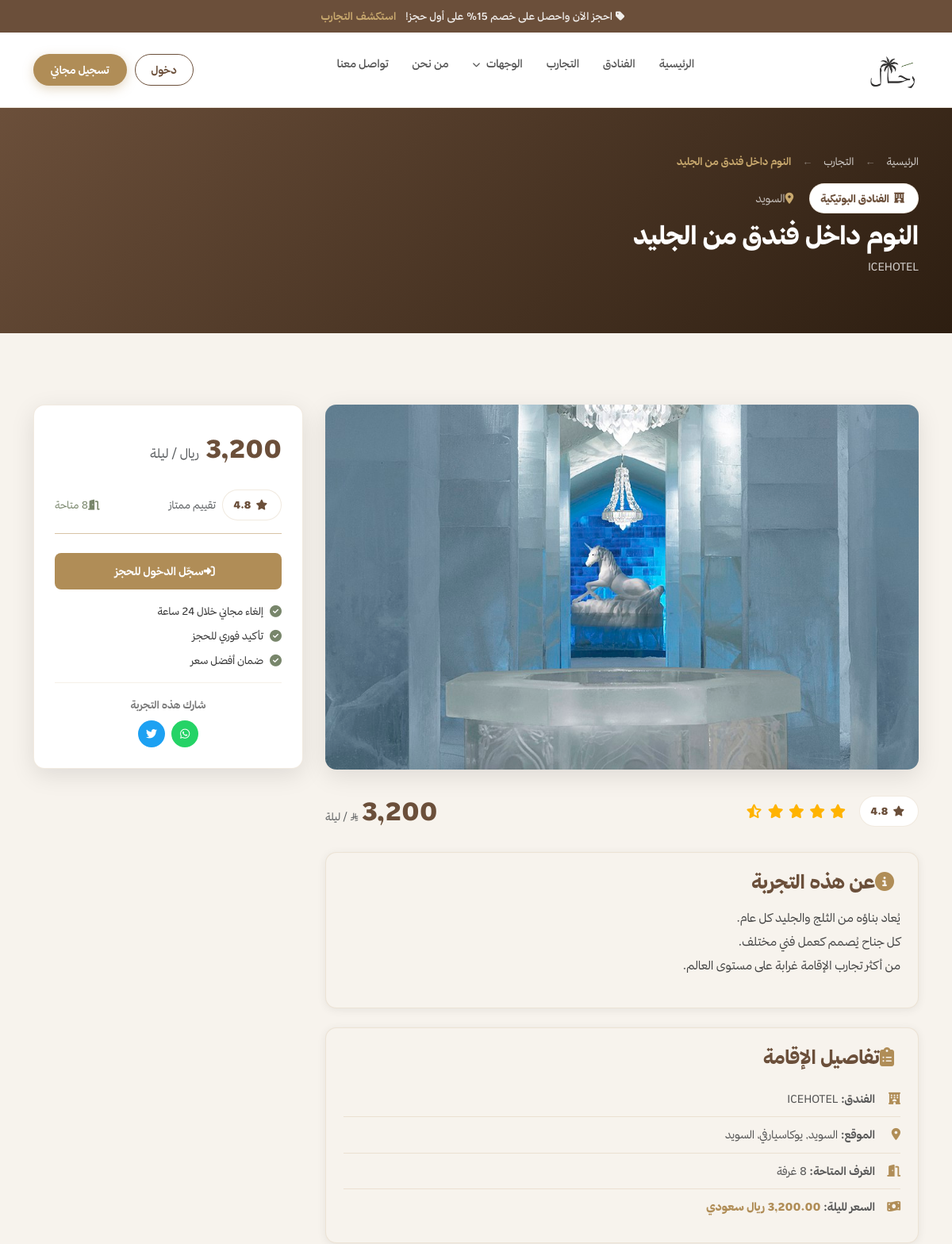
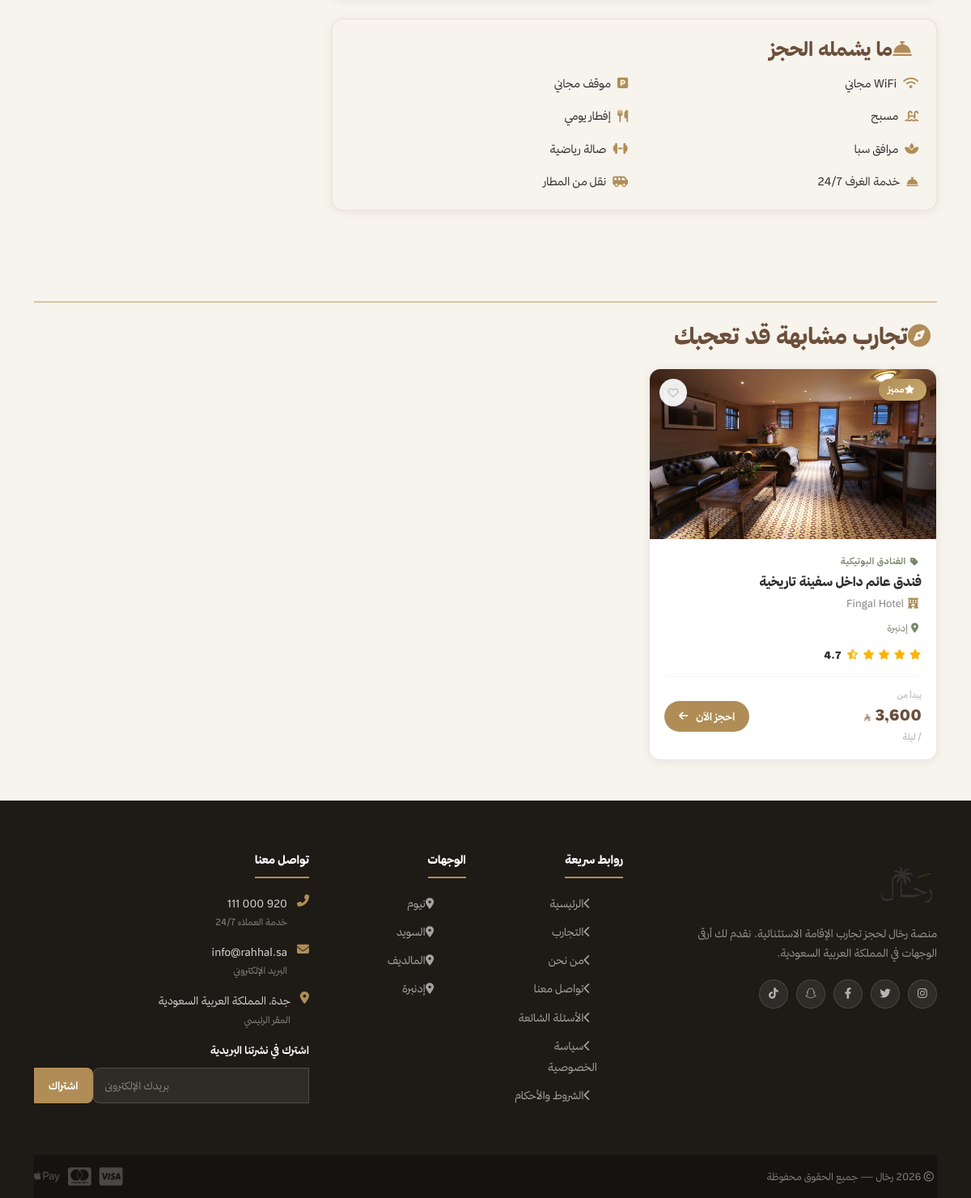
The page /pages/experience-details.php?id=12 on the database its author committed (2 pictures, top to bottom).
### tables this page shows
CREATE TABLE experiences (
    experience_id INT AUTO_INCREMENT PRIMARY KEY,
    category_id INT NOT NULL,
    title VARCHAR(300) NOT NULL,
    hotel_name VARCHAR(300) NOT NULL,
    description TEXT NOT NULL,
    city VARCHAR(100) NOT NULL,
    address VARCHAR(500),
    image VARCHAR(500) DEFAULT 'default.jpg',
    price_per_night DECIMAL(10,2) NOT NULL,
    rating DECIMAL(3,1) DEFAULT 4.5,
    available_rooms INT DEFAULT 10,
    is_featured TINYINT(1) DEFAULT 0,
    created_at TIMESTAMP DEFAULT CURRENT_TIMESTAMP,
    FOREIGN KEY (category_id) REFERENCES categories(category_id) ON DELETE CASCADE
);

CREATE TABLE categories (
    category_id INT AUTO_INCREMENT PRIMARY KEY,
    category_name VARCHAR(200) NOT NULL,
    category_icon VARCHAR(100) DEFAULT 'fas fa-hotel',
    created_at TIMESTAMP DEFAULT CURRENT_TIMESTAMP
);

### pages/experience-details.php (the view, shortened to what this page needs)
<?php
require_once '../includes/connection.php';
$base_url = '../';
$id = (int)($_GET['id'] ?? 0);
$stmt = mysqli_prepare($conn,"SELECT e.*,c.category_name,c.category_icon FROM experiences e JOIN categories c ON e.category_id=c.category_id WHERE e.experience_id=?");
mysqli_stmt_bind_param($stmt,'i',$id); mysqli_stmt_execute($stmt);
$exp = mysqli_fetch_assoc(mysqli_stmt_get_result($stmt));
$rel_stmt = mysqli_prepare($conn,"SELECT e.*,c.category_name FROM experiences e JOIN categories c ON e.category_id=c.category_id WHERE e.category_id=? AND e.experience_id!=? ORDER BY e.rating DESC LIMIT 3");
mysqli_stmt_bind_param($rel_stmt,'ii',$exp['category_id'],$id); mysqli_stmt_execute($rel_stmt);
$related = mysqli_fetch_all(mysqli_stmt_get_result($rel_stmt),MYSQLI_ASSOC);
$rating=$exp['rating']; $full=floor($rating); $half=($rating-$full)>=0.5;
include '../includes/header.php';
?>
<div class="page-hero">
    <div class="container">
        <nav aria-label="breadcrumb"><ol class="breadcrumb breadcrumb-rahhal mb-3">
            <li class="breadcrumb-item"><a href="../index.php">الرئيسية</a></li>
            <li class="breadcrumb-item"><a href="experiences.php">التجارب</a></li>
            <li class="breadcrumb-item active"><?php echo htmlspecialchars($exp['title']); ?></li>
        </ol></nav>
        <div class="d-flex align-items-center gap-3 flex-wrap">
            <span class="detail-rating-pill" style="position:static;"><i class="<?php echo htmlspecialchars($exp['category_icon']); ?> ms-1"></i><?php echo htmlspecialchars($exp['category_name']); ?></span>
            <span style="color:rgba(255,255,255,.7);font-size:14px;"><i class="fas fa-map-marker-alt ms-1" style="color:var(--gold-lt);"></i><?php echo htmlspecialchars($exp['city']); ?></span>
        </div>
        <h1 class="page-hero-title mt-2"><?php echo htmlspecialchars($exp['title']); ?></h1>
        <p class="page-hero-sub"><?php echo htmlspecialchars($exp['hotel_name']); ?></p>
    </div>
</div>
<section style="background:var(--cream);padding:50px 0;">
<div class="container">
<div class="detail-layout">
    <main>
        <div class="experience-detail-img mb-4">
            <img src="../assets/images/<?php echo htmlspecialchars($exp['image']); ?>" onerror="this.src='https://images.unsplash.com/photo-1542314831-068cd1dbfeeb?w=900&q=75'" alt="<?php echo htmlspecialchars($exp['title']); ?>">
        </div>
        <div class="d-flex align-items-center justify-content-between flex-wrap gap-3 mb-4">
            <div class="d-flex align-items-center gap-3">
                <span class="detail-rating-pill"><i class="fas fa-star ms-1"></i><?php echo number_format($rating,1); ?></span>
                <div class="stars" style="font-size:1.1rem;">
                    <?php for($i=1;$i<=5;$i++): ?>
                        <?php if($i<=$full): ?><i class="fas fa-star"></i>
                        <?php elseif($i==$full+1&&$half): ?><i class="fas fa-star-half-alt"></i>
                        <?php else: ?><i class="far fa-star" style="color:#ddd;"></i><?php endif; ?>
                    <?php endfor; ?>
                </div>
            </div>
            <div><span class="bw-price"><?php echo number_format($exp['price_per_night'],0); ?></span><small class="text-muted"> ر.س / ليلة</small></div>
        </div>
        <div class="info-card mb-4">
            <h4 class="fw-800 text-brown mb-3"><i class="fas fa-info-circle ms-2 text-gold"></i>عن هذه التجربة</h4>
            <p style="line-height:2;color:#444;"><?php echo nl2br(htmlspecialchars($exp['description'])); ?></p>
        </div>
        <div class="info-card mb-4">
            <h4 class="fw-800 text-brown mb-3"><i class="fas fa-clipboard-list ms-2 text-gold"></i>تفاصيل الإقامة</h4>
            <div class="detail-info-row"><i class="fas fa-hotel"></i><div><strong>الفندق:</strong> <?php echo htmlspecialchars($exp['hotel_name']); ?></div></div>
            <div class="detail-info-row"><i class="fas fa-map-marker-alt"></i><div><strong>الموقع:</strong> <?php echo htmlspecialchars($exp['city']); ?><?php if($exp['address']): ?>, <?php echo htmlspecialchars($exp['address']); ?><?php endif; ?></div></div>
            <div class="detail-info-row"><i class="fas fa-door-open"></i><div><strong>الغرف المتاحة:</strong> <?php echo (int)$exp['available_rooms']; ?> غرفة</div></div>
            <div class="detail-info-row"><i class="fas fa-money-bill-wave"></i><div><strong>السعر لليلة:</strong> <span class="fw-800 text-gold"><?php echo number_format($exp['price_per_night'],2); ?> ريال سعودي</span></div></div>
        </div>
        <div class="info-card mb-4">
            <h4 class="fw-800 text-brown mb-3"><i class="fas fa-concierge-bell ms-2 text-gold"></i>ما يشمله الحجز</h4>
            <div class="row g-3">
                <?php foreach([['fas fa-wifi','WiFi مجاني'],['fas fa-parking','موقف مجاني'],['fas fa-swimming-pool','مسبح'],['fas fa-utensils','إفطار يومي'],['fas fa-spa','مرافق سبا'],['fas fa-dumbbell','صالة رياضية'],['fas fa-concierge-bell','خدمة الغرف 24/7'],['fas fa-shuttle-van','نقل من المطار']] as $am): ?>
                <div class="col-md-6"><div class="d-flex align-items-center gap-2"><i class="<?php echo $am[0]; ?> text-gold"></i><span style="font-size:14px;"><?php echo $am[1]; ?></span></div></div>
                <?php endforeach; ?>
            </div>
        </div>
    </main>
    <aside>
        <div class="booking-widget">
            <div class="d-flex align-items-baseline gap-2 mb-4">
                <span class="bw-price"><?php echo number_format($exp['price_per_night'],0); ?></span>
                <span class="text-muted fs-6">ريال / ليلة</span>
            </div>
            <div class="d-flex align-items-center gap-2 mb-4 pb-3" style="border-bottom:1px solid var(--beige);">
                <span class="detail-rating-pill"><i class="fas fa-star ms-1"></i><?php echo number_format($rating,1); ?></span>
                <small class="text-muted">تقييم ممتاز</small>
                <span class="ms-auto" style="font-size:13px;color:var(--olive);"><i class="fas fa-door-open ms-1"></i><?php echo (int)$exp['available_rooms']; ?> متاحة</span>
            </div>
            <?php if ($exp['available_rooms']>0): ?>
                <?php if (isset($_SESSION['user_id'])): ?>
                    <a href="book-experience.php?id=<?php echo $exp['experience_id']; ?>" class="btn-primary-rahhal d-block text-center py-3 mb-3" style="border-radius:var(--radius-sm);font-size:1rem;"><i class="fas fa-calendar-check ms-2"></i>احجز الآن</a>
                <?php else: ?>
                    <a href="login.php" class="btn-primary-rahhal d-block text-center py-3 mb-3" style="border-radius:var(--radius-sm);font-size:1rem;"><i class="fas fa-sign-in-alt ms-2"></i>سجّل الدخول للحجز</a>
                <?php endif; ?>
            <?php else: ?>
                <button class="btn w-100 py-3 mb-3" disabled style="background:#f5f5f5;color:#aaa;border:none;border-radius:var(--radius-sm);font-family:'Tajawal',sans-serif;font-weight:700;">محجوز بالكامل</button>
            <?php endif; ?>
            <div class="mb-3">
                <div class="d-flex align-items-center gap-2 mb-2"><i class="fas fa-check-circle text-olive"></i><small>إلغاء مجاني خلال 24 ساعة</small></div>
                <div class="d-flex align-items-center gap-2 mb-2"><i class="fas fa-check-circle text-olive"></i><small>تأكيد فوري للحجز</small></div>
                <div class="d-flex align-items-center gap-2"><i class="fas fa-check-circle text-olive"></i><small>ضمان أفضل سعر</small></div>
            </div>
            <hr style="border-color:var(--beige);">
            <div class="text-center">
                <p class="mb-2" style="font-size:13px;font-weight:700;color:#777;">شارك هذه التجربة</p>
                <div class="d-flex justify-content-center gap-2">
                    <a href="#" class="btn btn-sm" style="background:#25D366;color:#fff;border-radius:50%;width:34px;height:34px;display:flex;align-items:center;justify-content:center;"><i class="fab fa-whatsapp"></i></a>
                    <a href="#" class="btn btn-sm" style="background:#1DA1F2;color:#fff;border-radius:50%;width:34px;height:34px;display:flex;align-items:center;justify-content:center;"><i class="fab fa-twitter"></i></a>
                </div>
            </div>
        </div>
    </aside>
</div>
<?php if (!empty($related)): ?>
<div class="mt-5 pt-4" style="border-top:2px solid var(--beige);">
    <h3 class="fw-800 text-brown mb-4"><i class="fas fa-compass ms-2 text-gold"></i>تجارب مشابهة قد تعجبك</h3>
    <div class="cards-grid">
        <?php foreach($related as $exp): ?>
        <?php include '../includes/experience_card.php'; ?>
        <?php endforeach; ?>
    </div>
</div>
<?php endif; ?>
</div>
</section>
<?php include '../includes/footer.php'; ?>

### includes/experience_card.php (shortened to what this page needs)
<?php
$img_path   = (isset($base_url) ? $base_url : '../') . 'assets/images/' . htmlspecialchars($exp['image'] ?? 'default.jpg');
$detail_url = (isset($base_url) ? $base_url : '../') . 'pages/experience-details.php?id=' . (int)$exp['experience_id'];
$rating     = (float)($exp['rating'] ?? 0);
$full_stars = (int)floor($rating);
$half_star  = ($rating - $full_stars) >= 0.5;
?>
<div class="exp-card">
  <div class="exp-card-img">
    <img src="<?= $img_path ?>" loading="lazy"
         onerror="this.src='https://images.unsplash.com/photo-1542314831-068cd1dbfeeb?w=500&q=75'"
         alt="<?= htmlspecialchars($exp['title'] ?? '') ?>">
    <?php if (!empty($exp['is_featured'])): ?>
      <span class="exp-badge gold"><i class="fas fa-star ms-1"></i>مميز</span>
    <?php else: ?>
      <span class="exp-badge"><?= htmlspecialchars($exp['city'] ?? '') ?></span>
    <?php endif; ?>
    <button class="exp-wishlist" title="أضف للمفضلة"><i class="far fa-heart"></i></button>
  </div>
  <div class="exp-card-body">
    <div class="exp-cat"><i class="fas fa-tag ms-1"></i><?= htmlspecialchars($exp['category_name'] ?? '') ?></div>
    <h3 class="exp-name"><a href="<?= $detail_url ?>"><?= htmlspecialchars($exp['title'] ?? '') ?></a></h3>
    <p class="exp-hotel"><i class="fas fa-hotel text-gold ms-1"></i><?= htmlspecialchars($exp['hotel_name'] ?? '') ?></p>
    <p class="exp-loc"><i class="fas fa-map-marker-alt ms-1"></i><?= htmlspecialchars($exp['city'] ?? '') ?></p>
    <div class="exp-rating">
      <span class="stars">
        <?php for ($i = 1; $i <= 5; $i++): ?>
          <?php if ($i <= $full_stars): ?>
            <i class="fas fa-star"></i>
          <?php elseif ($i == $full_stars + 1 && $half_star): ?>
            <i class="fas fa-star-half-alt"></i>
          <?php else: ?>
            <i class="far fa-star" style="color:#e0e0e0;"></i>
          <?php endif; ?>
        <?php endfor; ?>
      </span>
      <span class="rating-val"><?= number_format($rating, 1) ?></span>
    </div>
    <div class="exp-footer">
      <div>
        <div class="price-lbl">يبدأ من</div>
        <div class="price-val"><?= number_format($exp['price_per_night'] ?? 0, 0) ?> <small class="price-curr">ر.س</small></div>
        <div class="price-night">/ ليلة</div>
      </div>
      <a href="<?= $detail_url ?>" class="btn-book">احجز الآن <i class="fas fa-arrow-left ms-1"></i></a>
    </div>
  </div>
</div>

### rows shown on the page
experiences: title "النوم داخل فندق من الجليد", category.category_name "الفنادق البوتيكية", city "السويد", hotel_name "ICEHOTEL", image (picture), rating "4.8", price_per_night "3,200", description "يُعاد بناؤه من الثلج والجليد كل عام. كل جناح يُصمم كعمل فني مختلف. من أكثر تجارب الإقامة غرابة على مستوى العالم.", address "يوكاسيارفي، السويد"
experiences: image (picture), is_featured 1 (drawn), category.category_name "الفنادق البوتيكية", title "فندق عائم داخل سفينة تاريخية", hotel_name "Fingal Hotel", city "إدنبرة", rating "4.7"

### other values the page prints
$am[1] "WiFi مجاني"
$am[1] "موقف مجاني"
$am[1] "مسبح"
$am[1] "إفطار يومي"
$am[1] "مرافق سبا"
$am[1] "صالة رياضية"
$am[1] "خدمة الغرف 24/7"
$am[1] "نقل من المطار"
